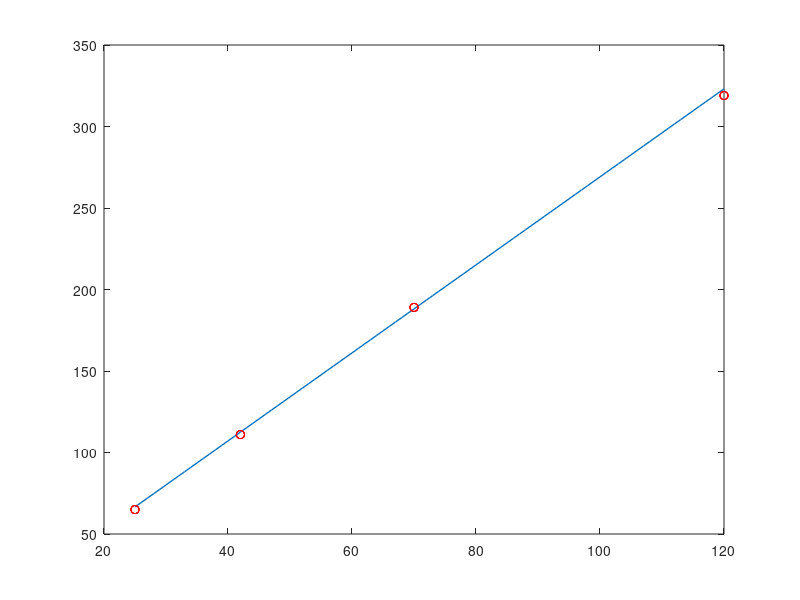

Recreate this plot in MATLAB.




t = 25:120;
k = 2.7;
b = -0.9;
figure;
plot(t,k*t+b,'LineWidth',1);hold on;

l_i = [25,42,70,120]
l_o = [65,111,189,319];
for i = 1:4
    plot(l_i,l_o,'ro')
end

